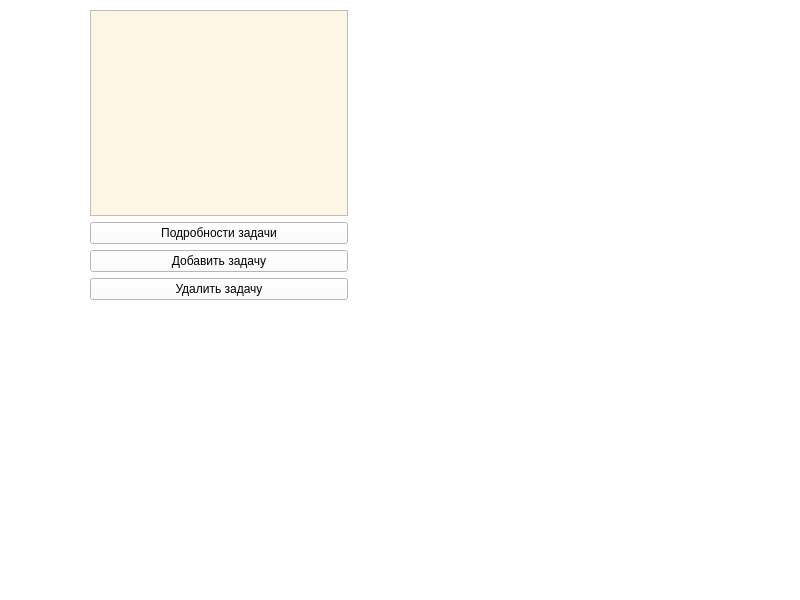
<?xml version="1.0" encoding="UTF-8"?>
<ui version="4.0">
 <class>MainWindow</class>
 <widget class="QMainWindow" name="MainWindow">
  <property name="geometry">
   <rect>
    <x>0</x>
    <y>0</y>
    <width>800</width>
    <height>600</height>
   </rect>
  </property>
  <property name="windowTitle">
   <string>MainWindow</string>
  </property>
  <property name="styleSheet">
   <string notr="true">background-color: white</string>
  </property>
  <widget class="QWidget" name="centralwidget">
   <widget class="QWidget" name="">
    <property name="geometry">
     <rect>
      <x>90</x>
      <y>10</y>
      <width>258</width>
      <height>290</height>
     </rect>
    </property>
    <layout class="QVBoxLayout" name="verticalLayout">
     <item>
      <widget class="QListWidget" name="tasksListWidget">
       <property name="styleSheet">
        <string notr="true">background-color:OldLace</string>
       </property>
      </widget>
     </item>
     <item>
      <widget class="QPushButton" name="detailsTaskButton">
       <property name="text">
        <string>Подробности задачи</string>
       </property>
      </widget>
     </item>
     <item>
      <widget class="QPushButton" name="addTaskButton">
       <property name="text">
        <string>Добавить задачу</string>
       </property>
      </widget>
     </item>
     <item>
      <widget class="QPushButton" name="deleteTaskButton">
       <property name="text">
        <string>Удалить задачу</string>
       </property>
      </widget>
     </item>
    </layout>
   </widget>
  </widget>
  <widget class="QMenuBar" name="menubar">
   <property name="geometry">
    <rect>
     <x>0</x>
     <y>0</y>
     <width>800</width>
     <height>23</height>
    </rect>
   </property>
  </widget>
  <widget class="QStatusBar" name="statusbar"/>
 </widget>
 <resources/>
 <connections/>
</ui>
